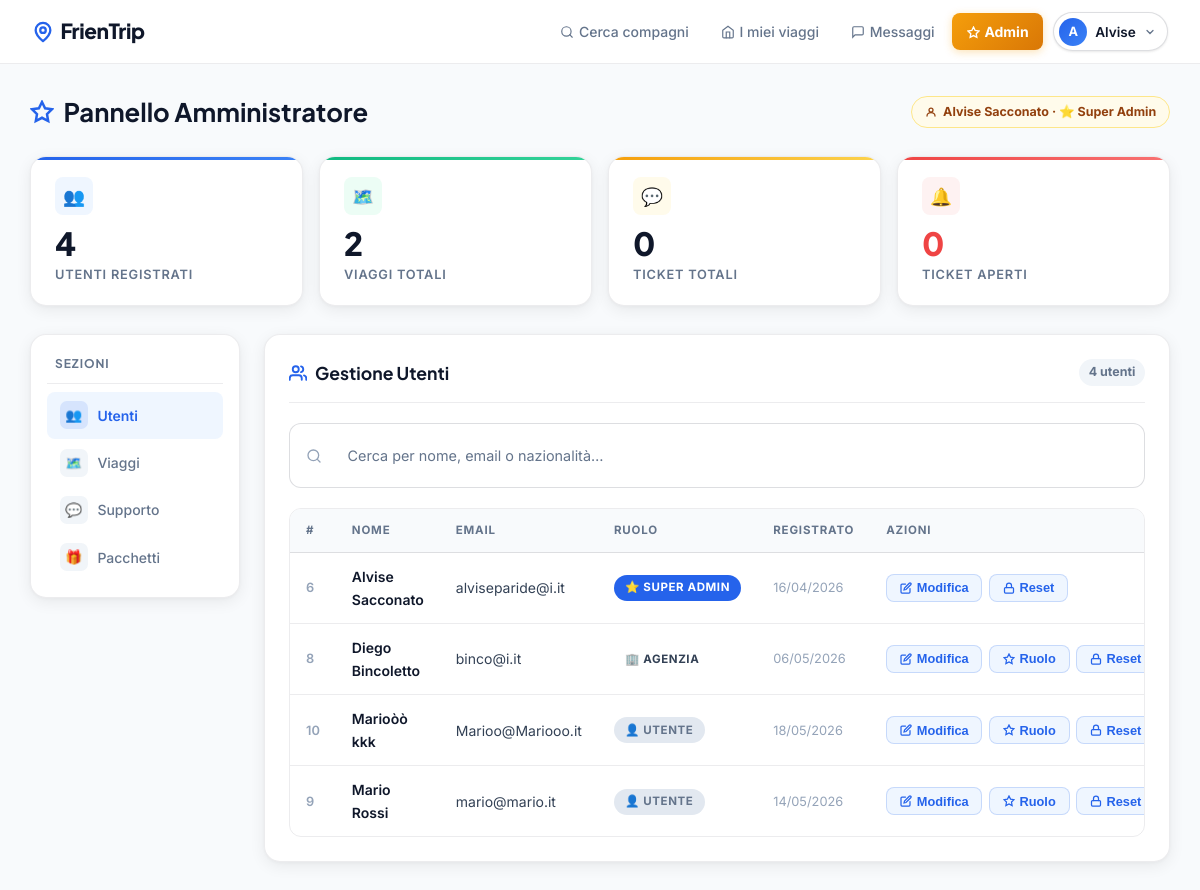
Page /pages/admin/admin.php (signed in) on the committed database.
### tables this page shows
CREATE TABLE `users` (
  `id` int(10) UNSIGNED NOT NULL,
  `nome` varchar(100) NOT NULL,
  `cognome` varchar(100) NOT NULL,
  `email` varchar(150) NOT NULL,
  `password` varchar(255) NOT NULL,
  `nazionalita_id` int(10) UNSIGNED NOT NULL,
  `lingua_id` int(10) UNSIGNED NOT NULL DEFAULT 1,
  `created_at` timestamp NOT NULL DEFAULT current_timestamp(),
  `livello_utente` tinyint(3) UNSIGNED NOT NULL DEFAULT 255,
  `foto_profilo` varchar(255) DEFAULT NULL
);

### shared/auth.php (called while the page is built, shortened)
<?php
function isLoggedIn(): bool {
    return isset($_SESSION['user_id']);
}
function isAdmin(): bool {
    return isset($_SESSION['livello_utente']) && $_SESSION['livello_utente'] < 255 && $_SESSION['livello_utente'] !== 3;
}
function isAgency(): bool {
    return isset($_SESSION['livello_utente']) && $_SESSION['livello_utente'] === 3;
}
function adminLevelLabel(int $level): string {
    return match(true) {
        $level === 0  => '⭐ Super Admin',
        $level === 1  => '🛡 Admin',
        $level === 2  => '🔧 Moderatore',
        $level === 3  => '🏢 Agenzia',
        default       => '👤 Utente',
    };
}
function currentUser(): array {
    return [
        'id'          => $_SESSION['user_id']      ?? null,
        'nome'        => $_SESSION['user_nome']     ?? '',
        'cognome'     => $_SESSION['user_cognome']  ?? '',
        'lingua'      => $_SESSION['user_lingua']   ?? '',
        'nazionalita' => $_SESSION['user_naz']      ?? '',
        'livello_utente' => $_SESSION['livello_utente']   ?? 255,
    ];
}
?>

### pages/admin/admin.php (the view, shortened to what this page needs)
<?php
require_once __DIR__ . '/../../shared/auth.php';
$me  = currentUser();
$pdo = getPDO();
$numUtenti  = $pdo->query("SELECT COUNT(*) FROM users")->fetchColumn();
$numViaggi  = $pdo->query("SELECT COUNT(*) FROM viaggi")->fetchColumn();
$numTickets = $pdo->query("SELECT COUNT(*) FROM support_tickets")->fetchColumn();
$numAperti  = $pdo->query("SELECT COUNT(*) FROM support_tickets WHERE stato='aperto'")->fetchColumn();
$utenti  = $pdo->query("SELECT u.id, u.nome, u.cognome, u.email, u.livello_utente, u.nazionalita_id, n.nome as nazionalita_nome, u.lingua_id, l.nome as lingua_nome, u.created_at FROM users u LEFT JOIN nazionalita n ON u.nazionalita_id = n.id LEFT JOIN lingue l ON u.lingua_id = l.id ORDER BY u.livello_utente ASC, u.created_at DESC")->fetchAll();
?>
<!DOCTYPE html>
<html lang="it">
<head>
  <link rel="stylesheet" href="./../../shared/base.css">
  <link rel="stylesheet" href="./admin.css">
  <link rel="stylesheet" href="https://unpkg.com/leaflet@1.9.4/dist/leaflet.css"/>
</head>
<body>
<?php include __DIR__ . '/../../shared/navbar.php'; ?>
<div class="container admin-page">
  <div class="admin-page-header">
    <h1>
      <svg width="24" height="24" viewBox="0 0 24 24" fill="none" stroke="var(--brand)" stroke-width="2.5" stroke-linecap="round"><path d="M12 2l3.09 6.26L22 9.27l-5 4.87 1.18 6.88L12 17.77l-6.18 3.25L7 14.14 2 9.27l6.91-1.01L12 2z"/></svg>
      Pannello Amministratore
    </h1>
    <div class="admin-badge-me">
      <svg width="12" height="12" viewBox="0 0 24 24" fill="none" stroke="currentColor" stroke-width="2.5" stroke-linecap="round"><circle cx="12" cy="8" r="4"/><path d="M4 20c0-4 3.6-7 8-7s8 3 8 7"/></svg>
      <?= htmlspecialchars($me['nome'] . ' ' . $me['cognome']) ?> · <?= adminLevelLabel((int)$me['livello_utente']) ?>
    </div>
  </div>
  <div class="admin-stats">
    <div class="stat-card">
      <div class="stat-icon">👥</div>
      <div class="stat-num"><?= $numUtenti ?></div>
      <div class="stat-label">Utenti registrati</div>
    </div>
    <div class="stat-card">
      <div class="stat-icon">🗺️</div>
      <div class="stat-num"><?= $numViaggi ?></div>
      <div class="stat-label">Viaggi totali</div>
    </div>
    <div class="stat-card">
      <div class="stat-icon">💬</div>
      <div class="stat-num"><?= $numTickets ?></div>
      <div class="stat-label">Ticket totali</div>
    </div>
    <div class="stat-card">
      <div class="stat-icon">🔔</div>
      <div class="stat-num"><?= $numAperti ?></div>
      <div class="stat-label">Ticket aperti</div>
    </div>
  </div>
  <div class="admin-grid">
    <aside class="admin-sidebar">
      <h3>Sezioni</h3>
      <button class="admin-nav-item active" onclick="showSection('utenti', this)">
        <span class="nav-icon">👥</span> Utenti
      </button>
      <button class="admin-nav-item" onclick="showSection('viaggi', this)">
        <span class="nav-icon">🗺️</span> Viaggi
      </button>
      <button class="admin-nav-item" onclick="showSection('tickets', this)">
        <span class="nav-icon">💬</span> Supporto
      </button>
      <button class="admin-nav-item" onclick="showSection('pacchetti', this)">
        <span class="nav-icon">🎁</span> Pacchetti
      </button>
    </aside>
    <main class="admin-content">
      <section class="admin-section active" id="section-utenti">
        <div class="admin-section-header">
          <h2>
            <svg width="18" height="18" viewBox="0 0 24 24" fill="none" stroke="var(--brand)" stroke-width="2.5" stroke-linecap="round"><path d="M17 21v-2a4 4 0 0 0-4-4H5a4 4 0 0 0-4 4v2"/><circle cx="9" cy="7" r="4"/><path d="M23 21v-2a4 4 0 0 0-3-3.87"/><path d="M16 3.13a4 4 0 0 1 0 7.75"/></svg>
            Gestione Utenti
          </h2>
          <span class="admin-section-count"><?= count($utenti) ?> utenti</span>
        </div>
        <div class="admin-search-box">
          <svg width="16" height="16" viewBox="0 0 24 24" fill="none" stroke="currentColor" stroke-width="2" stroke-linecap="round"><circle cx="11" cy="11" r="8"/><path d="m21 21-4.35-4.35"/></svg>
          <input type="text" id="search-utenti" placeholder="Cerca per nome, email o nazionalità…" onkeyup="filterTable('utenti')">
        </div>
        <div class="admin-table-wrap">
          <table class="admin-table">
            <thead>
              <tr>
                <th>#</th>
                <th>Nome</th>
                <th>Email</th>
                <th>Ruolo</th>
                <th>Registrato</th>
                <th>Azioni</th>
              </tr>
            </thead>
            <tbody>
              <?php foreach ($utenti as $u): ?>
                <tr>
                  <td><?= $u['id'] ?></td>
                  <td><strong><?= htmlspecialchars($u['nome'] . ' ' . $u['cognome']) ?></strong></td>
                  <td><?= htmlspecialchars($u['email']) ?></td>
                  <td><span class="badge badge-level-<?= $u['livello_utente'] ?>"><?= adminLevelLabel((int)$u['livello_utente']) ?></span></td>
                  <td style="color:var(--muted-lt);font-size:.8rem;"><?= date('d/m/Y', strtotime($u['created_at'])) ?></td>
                  <td>
                    <div class="row-actions">
                      <button type="button" class="btn-edit" title="Modifica dati"
                        onclick="openEditModal(<?= $u['id'] ?>,'<?= htmlspecialchars(addslashes($u['nome'])) ?>','<?= htmlspecialchars(addslashes($u['cognome'])) ?>','<?= htmlspecialchars(addslashes($u['email'])) ?>','<?= (int)($u['nazionalita_id'] ?? 0) ?>',<?= (int)($u['lingua_id'] ?? 1) ?>)">
                        <svg width="12" height="12" viewBox="0 0 24 24" fill="none" stroke="currentColor" stroke-width="2.5" stroke-linecap="round"><path d="M11 4H4a2 2 0 0 0-2 2v14a2 2 0 0 0 2 2h14a2 2 0 0 0 2-2v-7"/><path d="M18.5 2.5a2.121 2.121 0 0 1 3 3L12 15l-4 1 1-4 9.5-9.5z"/></svg>
                        Modifica
                      </button>
                      <?php if ((int)$u['id'] !== (int)$me['id']): ?>
                        <button type="button" class="btn-edit" title="Modifica ruolo"
                          onclick="openRoleModal(<?= $u['id'] ?>, <?= $u['livello_utente'] ?>, '<?= htmlspecialchars(addslashes($u['nome'] . ' ' . $u['cognome'])) ?>')">
                          <svg width="12" height="12" viewBox="0 0 24 24" fill="none" stroke="currentColor" stroke-width="2.5" stroke-linecap="round"><path d="M12 2l3.09 6.26L22 9.27l-5 4.87 1.18 6.88L12 17.77l-6.18 3.25L7 14.14 2 9.27l6.91-1.01L12 2z"/></svg>
                          Ruolo
                        </button>
                      <?php endif; ?>
                      <form method="POST" action="./../../api/admin_reset_password.php"
                            onsubmit="return confirm('Resettare la password di <?= htmlspecialchars(addslashes($u['nome'] . ' ' . $u['cognome'])) ?>?')" style="margin:0;">
                        <button type="submit" class="btn-edit" title="Reset Password">
                          <svg width="12" height="12" viewBox="0 0 24 24" fill="none" stroke="currentColor" stroke-width="2.5" stroke-linecap="round"><rect x="3" y="11" width="18" height="11" rx="2"/><path d="M7 11V7a5 5 0 0 1 10 0v4"/></svg>
                          Reset
                        </button>
                      </form>
                    </div>
                  </td>
                </tr>
              <?php endforeach; ?>
            </tbody>
          </table>
        </div>
      </section>
    </main>
  </div>
</div>
</body>
</html>

### shared/navbar.php (shortened to what this page needs)
<?php
require_once __DIR__ . '/auth.php';
?>
<header id="main-header">
  <a href="./../index/index.php" class="logo">
    <svg width="22" height="22" viewBox="0 0 24 24" fill="none" stroke="var(--brand)" stroke-width="2.5" stroke-linecap="round" stroke-linejoin="round">
      <circle cx="12" cy="10" r="3"/><path d="M12 2a8 8 0 0 1 8 8c0 5.25-8 12-8 12S4 15.25 4 10a8 8 0 0 1 8-8z"/>
    </svg>
    FrienTrip
  </a>
  <nav id="main-nav">
    <?php if (isLoggedIn() && !isAgency()): ?>
      <a href="./../map_view/map_view.php" class="<?= strpos($_SERVER['PHP_SELF'] ?? '', 'map_view') !== false ? 'nav-active' : '' ?>">
        <svg width="14" height="14" viewBox="0 0 24 24" fill="none" stroke="currentColor" stroke-width="2" stroke-linecap="round" style="display:inline;vertical-align:-2px;margin-right:.3rem"><circle cx="11" cy="11" r="8"/><path d="m21 21-4.35-4.35"/></svg>Cerca compagni
      </a>
      <a href="./../dashboard/dashboard.php" class="<?= strpos($_SERVER['PHP_SELF'] ?? '', 'dashboard') !== false ? 'nav-active' : '' ?>">
        <svg width="14" height="14" viewBox="0 0 24 24" fill="none" stroke="currentColor" stroke-width="2" stroke-linecap="round" style="display:inline;vertical-align:-2px;margin-right:.3rem"><path d="M3 9l9-7 9 7v11a2 2 0 0 1-2 2H5a2 2 0 0 1-2-2z"/><polyline points="9 22 9 12 15 12 15 22"/></svg>I miei viaggi
      </a>
      <a href="./../chat/conversations.php" class="<?= strpos($_SERVER['PHP_SELF'] ?? '', 'chat') !== false ? 'nav-active' : '' ?>">
        <svg width="14" height="14" viewBox="0 0 24 24" fill="none" stroke="currentColor" stroke-width="2" stroke-linecap="round" style="display:inline;vertical-align:-2px;margin-right:.3rem"><path d="M21 15a2 2 0 0 1-2 2H7l-4 4V5a2 2 0 0 1 2-2h14a2 2 0 0 1 2 2z"/></svg>Messaggi
      </a>
    <?php endif; ?>
    <?php if (isLoggedIn() && isAgency()): ?>
      <a href="./../agency/agency.php" class="btn-nav-admin">
        <svg width="13" height="13" viewBox="0 0 24 24" fill="none" stroke="currentColor" stroke-width="2.5" stroke-linecap="round" style="display:inline;vertical-align:-2px;margin-right:.3rem"><path d="M3 9l9-7 9 7v11a2 2 0 0 1-2 2H5a2 2 0 0 1-2-2z"/><polyline points="9 22 9 12 15 12 15 22"/></svg>Agenzia
      </a>
    <?php elseif (isLoggedIn() && isAdmin()): ?>
      <a href="./../admin/admin.php" class="btn-nav-admin">
        <svg width="13" height="13" viewBox="0 0 24 24" fill="none" stroke="currentColor" stroke-width="2.5" stroke-linecap="round" style="display:inline;vertical-align:-2px;margin-right:.3rem"><path d="M12 2l3.09 6.26L22 9.27l-5 4.87 1.18 6.88L12 17.77l-6.18 3.25L7 14.14 2 9.27l6.91-1.01L12 2z"/></svg>Admin
      </a>
    <?php endif; ?>
    <?php if (isLoggedIn()):
      $u = currentUser(); ?>
      <div class="nav-profile">
        <button type="button" class="nav-profile-btn" onclick="toggleProfileMenu(event)">
          <span class="nav-avatar-sm"><?= strtoupper(mb_substr($u['nome'], 0, 1)) ?></span>
          <span class="nav-profile-name"><?= htmlspecialchars($u['nome']) ?></span>
          <svg class="nav-profile-caret" width="12" height="12" viewBox="0 0 24 24" fill="none" stroke="currentColor" stroke-width="2.5" stroke-linecap="round"><path d="m6 9 6 6 6-6"/></svg>
        </button>
      </div>
    <?php else: ?>
      <a href="./../login/login.php" class="btn-nav-login">Accedi</a>
      <a href="./../register/register.php" class="btn-nav-register">Registrati</a>
    <?php endif; ?>
  </nav>
</header>

### rows in the picture
users: nome "A", nome "Alvise", nome+cognome "Alvise Sacconato", livello_utente "⭐ Super Admin", id "6", email "alviseparide@i.it", livello_utente "⭐ SUPER ADMIN", created_at "16/04/2026"
users: id "8", nome+cognome "Diego Bincoletto", email "binco@i.it", livello_utente "🏢 AGENZIA", created_at "06/05/2026"
users: id "10", nome+cognome "Marioòò kkk", email "Marioo@Mariooo.it", livello_utente "👤 UTENTE", created_at "18/05/2026"
users: id "9", nome+cognome "Mario Rossi", email "mario@mario.it", livello_utente "👤 UTENTE", created_at "14/05/2026"

### other values in the picture
$numUtenti "4"
$numViaggi "2"
$numTickets "0"
$numAperti "0"
count($utenti) "4"
